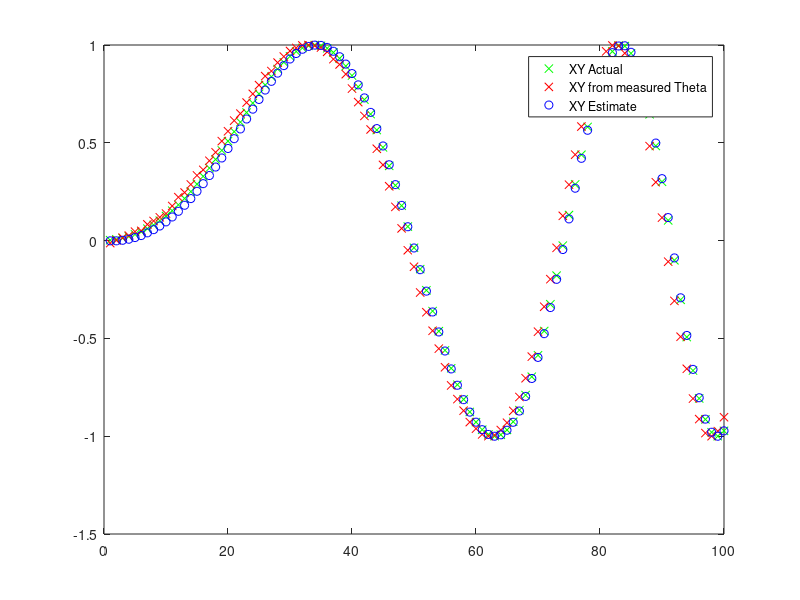
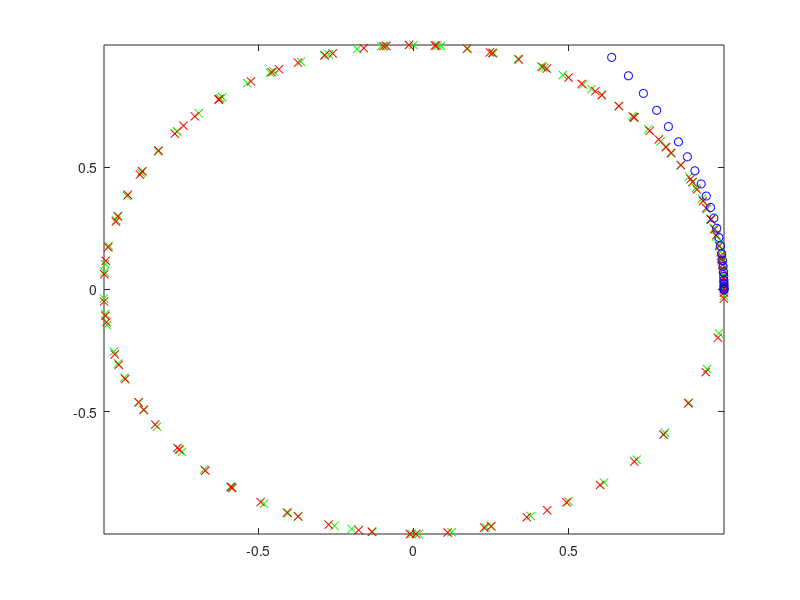

Write the MATLAB code that produced these figures, in order.
% mapping theta acceleration to x and y position
% nonlinear

dt = 0.1;
t_total = 10;
N = t_total/dt;
L = 1;

m = 1; % number of measurements
n = 4; % number of states
uNoise = 1e-2;
obsNoise = 1e-2;
% theta_dd = 2/10*ones(N,1);
theta_dd = 1/10 * sin(0:dt:(t_total-dt)) + 0.2;
theta_dd_noise = theta_dd + randn(size(theta_dd))*uNoise;

% actual values
theta_d = cumsum(theta_dd * dt);
theta = cumsum(theta_d * dt);
theta_d_noise = cumsum(theta_dd_noise * dt);
theta_noise = cumsum(theta_d_noise * dt);

% state = x,y,theta, thetad
s0 = [1, 0, 0, 0];
P0 = diag(ones(4,1));
est = struct('s', s0, 'P', P0);
prior = est;
post = est;
state_all = zeros(N, n);
z_all = zeros(N,m);
% state to state+1 transition
f = @(s,u) [L*cos(s(3)), L*sin(s(3)), s(3)+s(4)*dt, s(4)+u*dt]';

% state to measurement transition
h = @(s)  s(3);

Jf = @(s) [0, 0, -sin(s(3)),     0;
           0, 0,  cos(s(3)),     0;
           0, 0,        1,   1/100;
           0, 0,        0,     1];
   
Jh = zeros(m,n);
Jh(3) = 1;

Q = diag(1e-1*ones(4,1));
R = 1e1;

% run loop
i = 1;
t_range = 0:dt:(t_total-dt);
for t = t_range
    u = theta_dd_noise(i);
%     z = post.s(3) + dt*post.s(4) + dt^2/2*u + randn(1)*obsNoise;
    z = theta_noise(i) + dt*theta_d_noise(i) + dt^2/2*u + randn(1)*obsNoise;
    % predict
    prior.s = f(post.s, u);
    prior.P = Jf(prior.s) * prior.P * Jf(prior.s)' + Q;
    % compute K gain
    K = prior.P * Jh' * inv(Jh * prior.P * Jh' + R);
    % correct/estimate
    post.s = prior.s + K * (z - h(prior.s));
    % compute covariance
    post.P = (eye(4) - K * Jh) * prior.P;
    % update values
    state_all(i,:) = post.s;
    z_all(i) = z;
    i = i +1;
    prior = post;
end

% plot acceleration: ideal vs. noise
% plot(1:N, theta_dd, 1:N, theta_dd_noise)

% plot velocity: ideal vs. noise vs. estimate
% plot(1:N, theta_d, 'rx', 1:N, theta_d_noise, 1:N, state_all(:,4), 'gx')

% plot theta: actual vs. measured vs. estimated
% plot(1:N, theta_noise, 'gx', 1:N, z_all, 'rx', 1:N, state_all(:,3), 'bo')

% plot x: actual vs. measured vs. estimated
% plot(1:N, L*cos(theta_noise), 'gx', 1:N, L*cos(z_all), 'rx', 1:N, L*cos(state_all(:,3)), 'bo')

% plot x: actual vs. measured vs. estimated
plot(1:N, L*sin(theta_noise), 'gx', 1:N, L*sin(z_all), 'rx', 1:N, state_all(:,2), 'bo')
legend('XY Actual', 'XY from measured Theta', 'XY Estimate')

% plot the x,y position: actual vs. measured vs. estimated
x = L*cos(theta); y = L*sin(theta);
x_noise = L*cos(theta_noise); y_noise = L*sin(theta_noise);
% plot(L*cos(theta_noise), L*sin(theta_noise), 'gx', L*cos(z_all), L*sin(z_all), 'rx', state_all(:,1),state_all(:,2), 'bo')
% axis equal

% plot error in x position
% figure(1)
% subplot(2,1,1)
% plot(t_range, L*cos(state_all(:,3)) - L*cos(theta_noise)', 'bx-')
% subplot(2,1,2)
% plot(t_range, theta_noise, 'ro-')

figure(2)
miny = min(L*sin(z_all)); maxy = max(L*sin(z_all));
minx = min(L*cos(z_all)); maxx = max(L*cos(z_all));
for i=1:N
    plot(L*cos(theta_noise(1:i)), L*sin(theta_noise(1:i)), 'gx',...
        L*cos(z_all(1:i)), L*sin(z_all(1:i)), 'rx', ...
        state_all(1:i,1),state_all(1:i,3), 'bo')
    xlim([minx, maxx]); ylim([miny, maxy]);
    pause(0.01)
end


